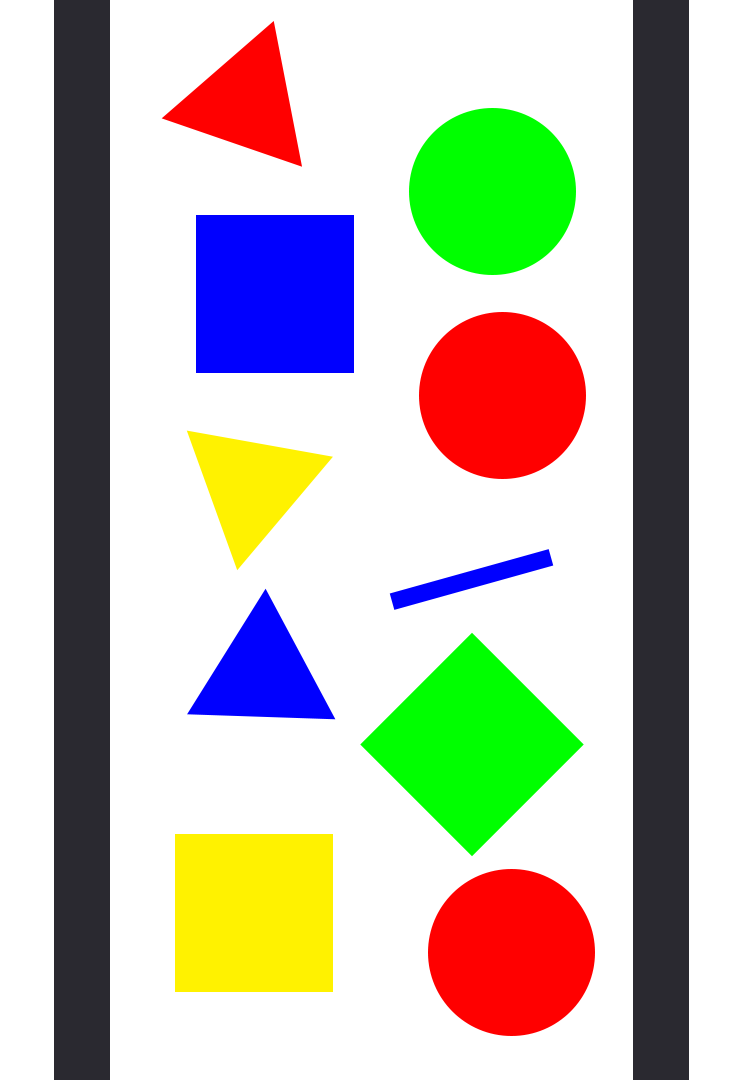
#> input picture task3/Task Pictures/test2.png, 750 x 1080 px, found by its file name
$ jupyter execute task2.ipynb
#> lines starting #> are read from the running program, lines starting #| are printed output that depends on the picture; after the words box and inside, x2 and y2 are one past the last pixel; in counts of white or black regions, pixels touching at a corner belong together
[cell 1]
# Importing libraries
import cv2
import numpy as np
import matplotlib.pyplot as plt

[cell 2]
# Reading image
img=cv2.imread('Task Pictures/test2.png')
#> img is the input picture: shape (1080, 750, 3); mean B, G, R 181.7, 194, 196.7
# Resizing the img
#img=cv2.resize(img,(0,0),fx=0.9,fy=0.9)

#Converting image into rgb image
rgb_img=cv2.cvtColor(img,cv2.COLOR_BGR2RGB)

# Converting image into grayscale
gray=cv2.cvtColor(img,cv2.COLOR_BGR2GRAY)

[cell 3]
# Detecting colors
# Detecting red, green, blue, yellow
lower=np.array([[50,0,0],                      #lower red
                   [0,50,0],                   #lower green
                   [0,0,50],                   #lower blue
                   [50,50,0],                  #lower yellow
                   [40,40,40]],dtype=np.uint8) #lower to detect lines
upper=np.array([[255,50,50],                      #upper red
                   [50,255,50],                   #upper green
                   [50,50,255],                   #upper blue
                   [255,255,50],                  #upper yellow
                   [50,50,50]],dtype=np.uint8)    #upper to detect lines
color=np.array(['Red','Green','Blue','Yellow'])   # array to write text with

[cell 4]
# Looping with number of detected colors, Lines color is not included
for i in range(4):
    # mask to get the each color of the chosen one
    mask=cv2.inRange(rgb_img,lower[i],upper[i])
    #findContours to get contour of each color
    conColors,_ = cv2.findContours(mask,
                              cv2.RETR_TREE,cv2.CHAIN_APPROX_SIMPLE)
    #Looping with number of contours neglecting errors
    #with limit less than 200 and more than 10000
    for col in (conColors):
        aree=cv2.contourArea(col)
        if (aree<200 or aree>100000):
            continue
        # finding center point of each shape
        M = cv2.moments(col)
        if M['m00'] != 0.0:
            x = int(M['m10']/M['m00'])
            y = int(M['m01']/M['m00'])
            if(i==0):
                y=y+15
        cv2.putText(rgb_img,color[i], (x, y),
                    cv2.FONT_HERSHEY_SIMPLEX, 0.8, (0,0,0), 2)
#> this loop made 4 passes
#> pass 1, `mask=cv2.inRange(rgb_img,lower[i],upper[i])`:
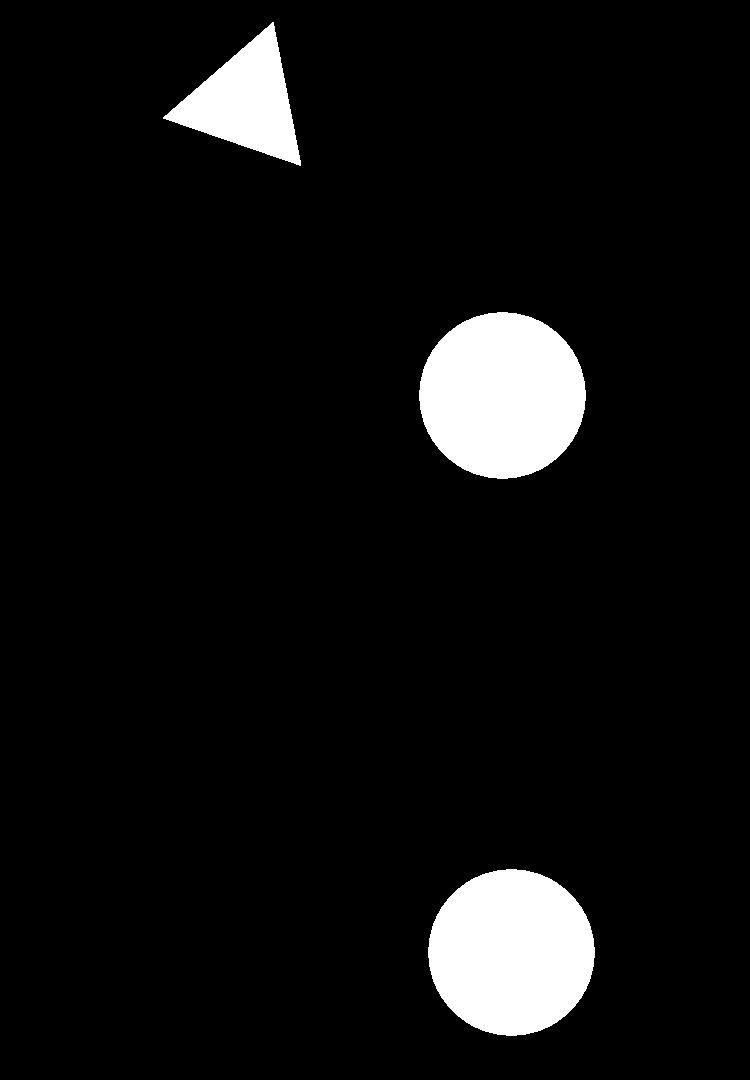
#> mask: shape (1080, 750); 6.5% white; 3 white regions, box (x1, y1, x2, y2) and area: (419, 312, 586, 479) 21761, (428, 869, 595, 1036) 21761, (163, 22, 301, 166) 9417

[cell 5]
# displaying the image after getting colors
plt.figure(figsize=(16,9))
plt.imshow(rgb_img);

[cell 6]
# Creating threshold of gray image
_, threshold= cv2.threshold(gray,240,255,cv2.THRESH_BINARY)
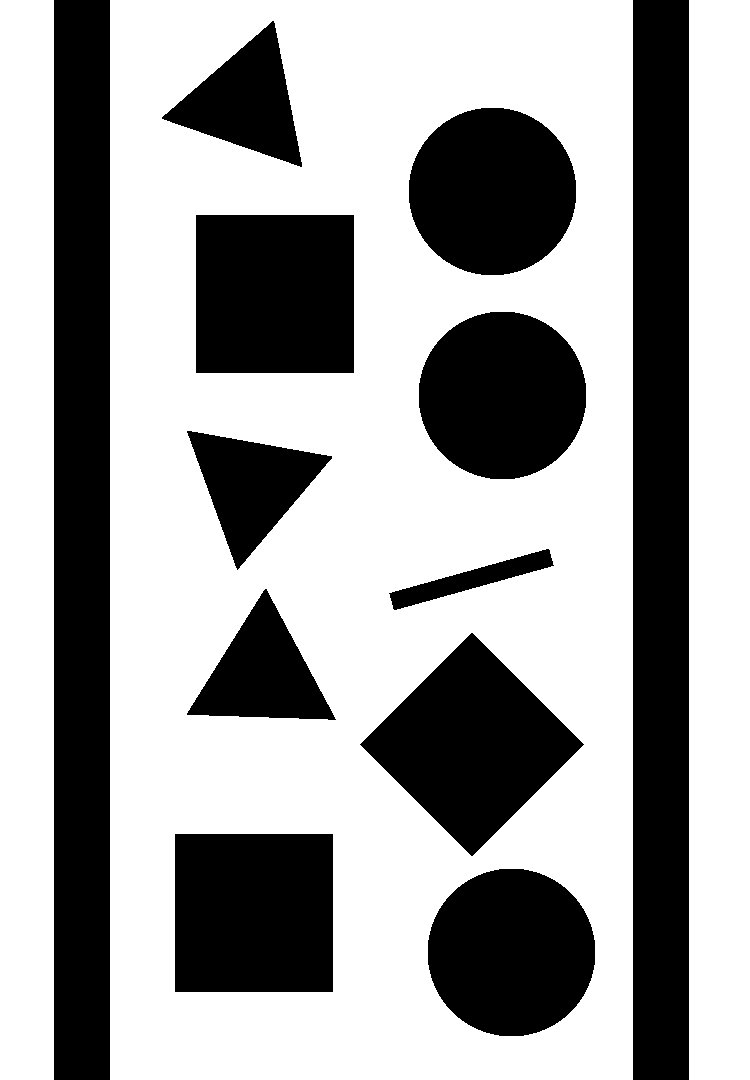
#> threshold: shape (1080, 750); 63.7% white; 12 black regions

[cell 7]
# Creating Contours for shapes
contours,_ = cv2.findContours(threshold,
                              cv2.RETR_TREE,cv2.CHAIN_APPROX_SIMPLE)
#> contours = 13 contours; largest, box (x1, y1, x2, y2) and area: (110, 0, 633, 1080) 563238, (689, 0, 750, 1080) 64740, (0, 0, 54, 1080) 57187, (359, 632, 585, 857) 25312, (174, 833, 334, 993) 25279

#Setting lower and upper values for detecting the lines
Lines=cv2.inRange(rgb_img,lower[4],upper[4])
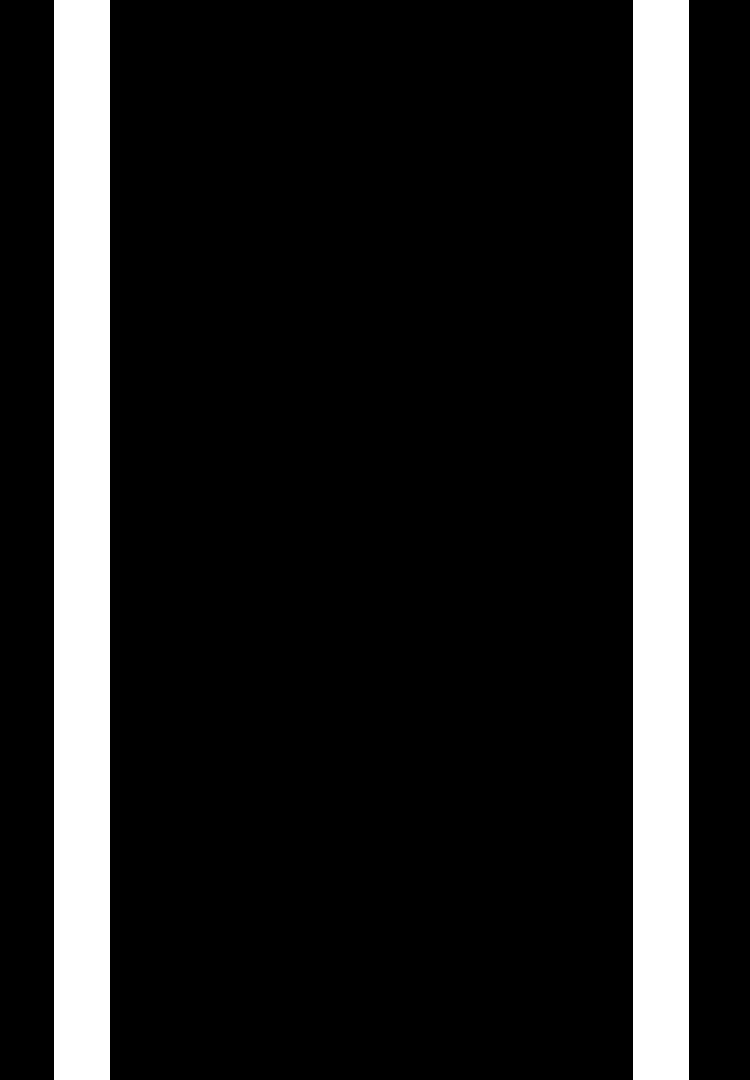
#> Lines: shape (1080, 750); 14.9% white; 2 white regions
# Creating Contours to detect the lines to know the directions
contL, _ = cv2.findContours(
    Lines, cv2.RETR_TREE, cv2.CHAIN_APPROX_SIMPLE)
#> contL = 2 contours; box (x1, y1, x2, y2) and area: (633, 0, 689, 1080) 59345, (54, 0, 110, 1080) 59345

[cell 8]
# Looping to get the shapes and naming them

for c in contours:
    # Getting area of contours to neglect the contour of the whole image
    # and the two lines and if there is any errors in readings
    cArea=cv2.contourArea(c)
    if (cArea<200 or cArea>50000):
        continue
    # Aprroximating the shape
    app=cv2.approxPolyDP(c,0.01 * cv2.arcLength(c,True),True)
    # Getting the boundingRect to type shape name
    (x,y,w,h)=cv2.boundingRect(app)
    # Putting shape name at the top of it
    if (len(app)== 3):
        # Changing y to edit the text on traingle
        y=y+10;
        cv2.putText(rgb_img,'Triangle',(x,y),
                    cv2.FONT_HERSHEY_SIMPLEX,0.8,(0,0,0),2)
    elif (len(app)== 4):

        if((float(w)/h==1)):
            cv2.putText(rgb_img,'Square',(x,y),
                    cv2.FONT_HERSHEY_SIMPLEX,0.8,(0,0,0),2)
        else:
            x=x-20
            cv2.putText(rgb_img,'Rectangular',(x,y),
                    cv2.FONT_HERSHEY_SIMPLEX,0.8,(0,0,0),2)
    else :
        # Changing x to edit text on circle
        x=x+60
        cv2.putText(rgb_img,'circle',(x,y),
                    cv2.FONT_HERSHEY_SIMPLEX,0.8,(0,0,0),2)
#> this loop made 13 passes
#> (cArea, app, x, y, w, h) on passes 4 to 8: (25279, [[174, 834], [332, 833], [333, 991], [175, 992]], 174, 833, 160, 160), (25312, [[471, 632], [584, 744], [472, 856], [359, 744]], 339, 632, 226, 225), (9909, [[265, 588], [335, 720], [186, 714]], 186, 598, 150, 133), (3138, [[550, 550], [553, 566], [392, 608], [389, 592]], 369, 550, 165, 59), (9781.5, [[186, 431], [332, 458], [237, 570]], 186, 441, 147, 140)
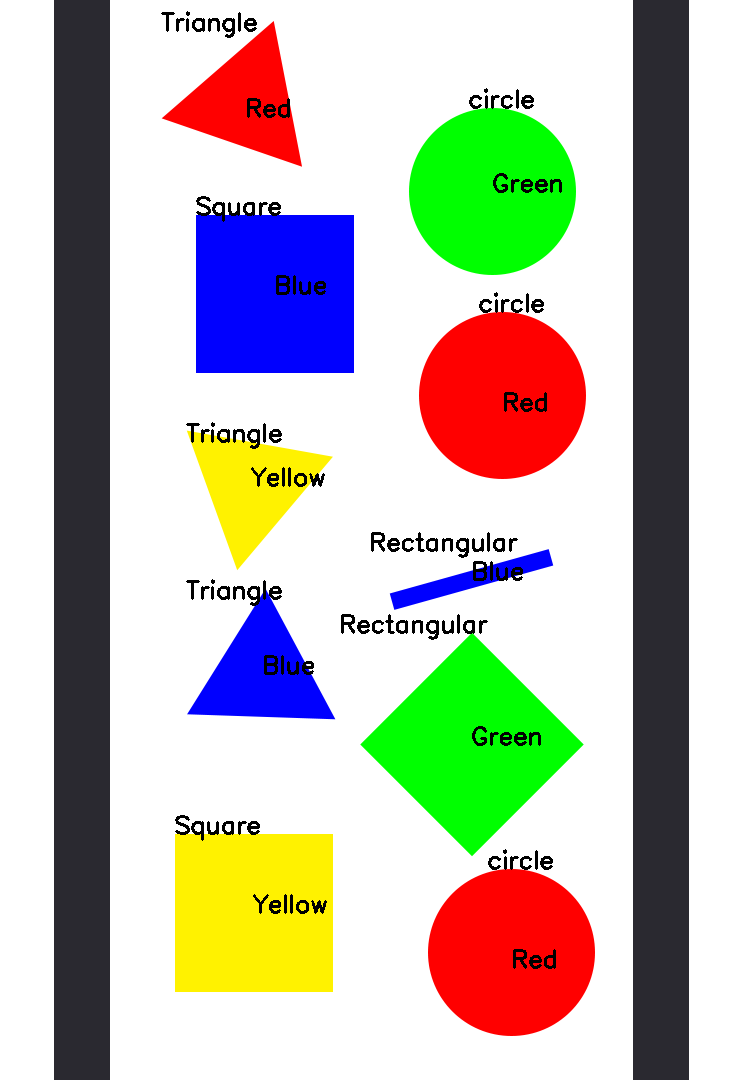
#> rgb_img: shape (1080, 750, 3); mean R, G, B 193.8, 191.1, 179.1

[cell 9]
# displaying the image after getting colors and shapes
plt.figure(figsize=(16,9))
plt.imshow(rgb_img);

[cell 10]
# Getting x,y,w,h of the two lines
(xi,yi,wi,hi)=cv2.boundingRect(contL[0])
#> xi = 633; yi = 0; wi = 56; hi = 1080
(xv,yv,wv,hv)=cv2.boundingRect(contL[1])
#> xv = 54; yv = 0; wv = 56; hv = 1080
# Checking if the line with the bigger x is bigger at width
#then its right direction
if(xi>xv and wi>wv):
    xi=xi+250
    yi=yi+250
    cv2.putText(rgb_img, 'Right', (600,65 ),
                cv2.FONT_HERSHEY_SIMPLEX, 2.5, (100, 60,0), 6)
# IF the line with the small x is higher at width then its left direction
elif(xi<xv and wi>wv):
    xi=xi+250
    yi=yi+250
    cv2.putText(rgb_img, 'Left', (500, 80),
            cv2.FONT_HERSHEY_SIMPLEX, 2.5, (100, 130,120), 6)
#neither that nor that or ig both have the same width then its straight
else:
    cv2.putText(rgb_img, 'Straight', (310, 65),
                    cv2.FONT_HERSHEY_SIMPLEX, 2.5, (40, 40,100), 6)
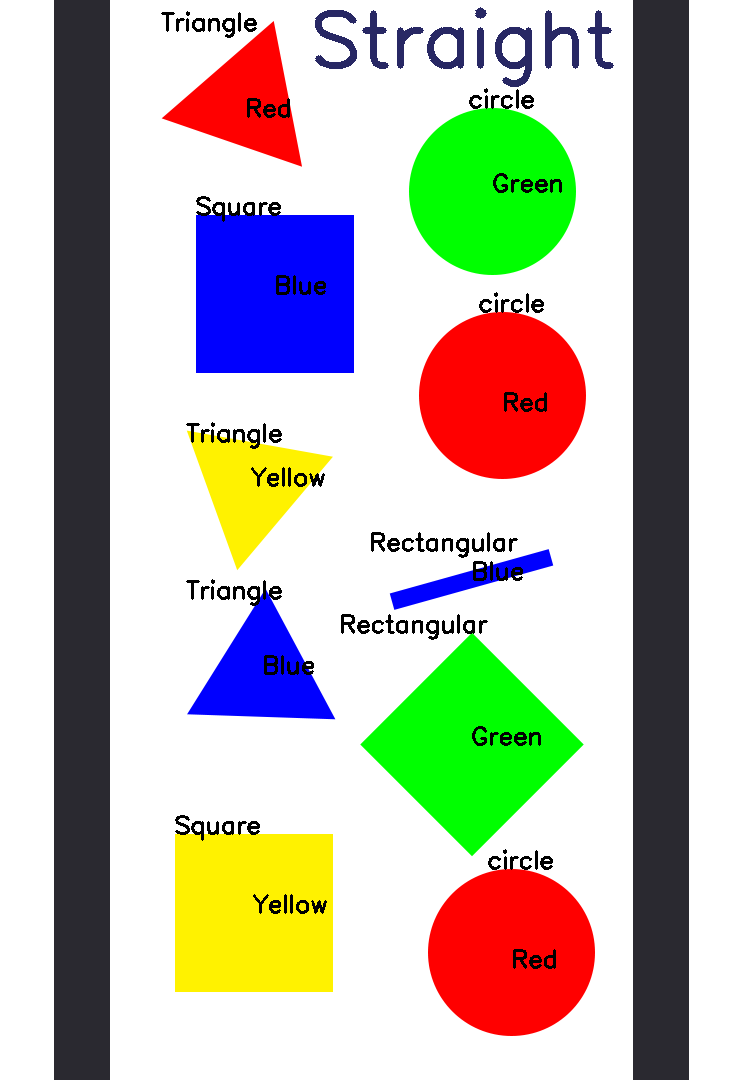
#> rgb_img: shape (1080, 750, 3); 0.69% of pixels changed, all inside (x1, y1, x2, y2) = (315, 7, 614, 87)

$ run again, with task3/Task Pictures/test1.png copied over task3/Task Pictures/test2.png
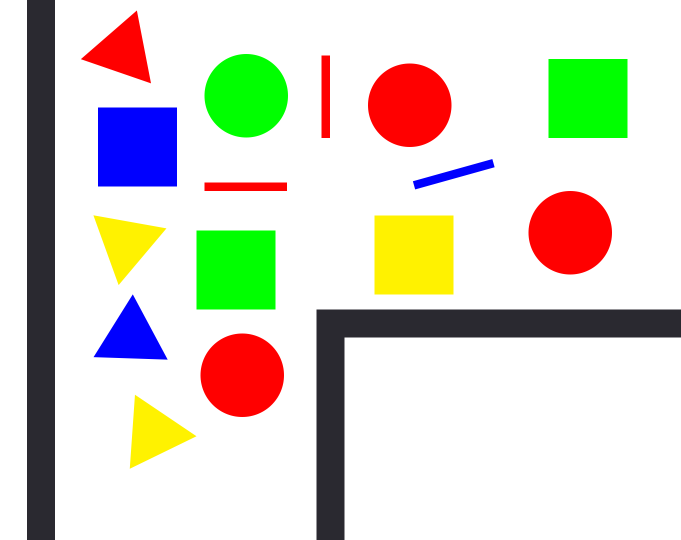
#> input picture task3/Task Pictures/test1.png, 1362 x 1080 px, found by its file name (shown at 1/2 size)
#> img is the input picture: shape (1080, 1362, 3); mean B, G, R 203.4, 216.1, 218.1
#> the loop `for i in range(4):` made 4 passes
#> pass 1, `mask=cv2.inRange(rgb_img,lower[i],upper[i])`:
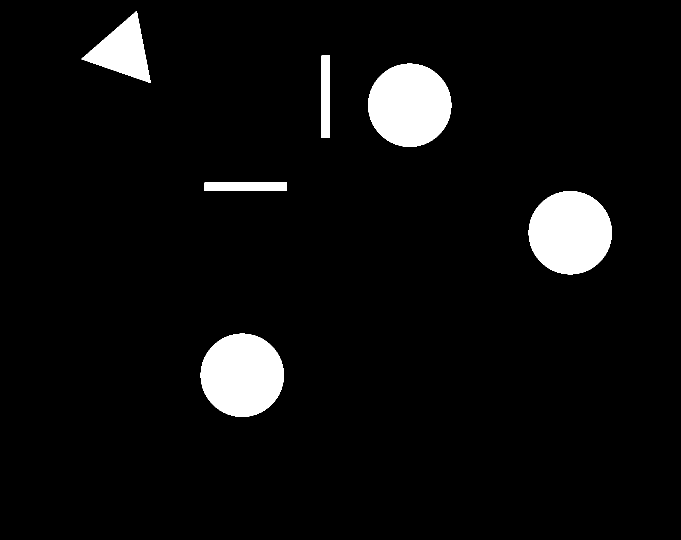
#> mask: shape (1080, 1362) (shown at 1/2 size); 5.5% white; 6 white regions, box (x1, y1, x2, y2) and area: (736, 127, 903, 294) 21761, (1057, 382, 1224, 549) 21761, (401, 667, 568, 834) 21761, (163, 22, 301, 166) 9417, (643, 111, 660, 276) 2805, (409, 365, 574, 382) 2805
#> threshold: shape (1080, 1362); 75.6% white; 17 black regions
#> contours = 18 contours; largest, box (x1, y1, x2, y2) and area: (110, 0, 1362, 1080) 1013760, (689, 675, 1362, 1080) 271488, (0, 0, 54, 1080) 57187, (392, 460, 552, 620) 25279, (748, 430, 908, 590) 25279
#> Lines: shape (1080, 1362); 8.4% white; 2 white regions
#> contL = 2 contours; box (x1, y1, x2, y2) and area: (633, 619, 1362, 1080) 62316, (54, 0, 110, 1080) 59345
#> the loop `for c in contours:` made 18 passes
#> (cArea, app, x, y, w, h) on passes 3, 5, 6, 7, 8: (9784, [[269, 790], [393, 872], [260, 937]], 260, 800, 134, 148), (9909, [[265, 588], [335, 720], [186, 714]], 186, 598, 150, 133), (25279, [[392, 461], [550, 460], [551, 618], [393, 619]], 392, 460, 160, 160), (25279, [[748, 431], [906, 430], [907, 588], [749, 589]], 748, 430, 160, 160), (9781.5, [[186, 431], [332, 458], [237, 570]], 186, 441, 147, 140)
#> `(xi,yi,wi,hi)=cv2.boundingRect(contL[0])`: xi = 633; yi = 619; wi = 729; hi = 461
#> xv = 54; yv = 0; wv = 56; hv = 1080
#> `xi=xi+250`: xi = 883
#> `yi=yi+250`: yi = 869
#> `cv2.putText(rgb_img, 'Right', (600,65 ), cv2.FONT_HERSHEY_SIMPLEX, 2.5..`:
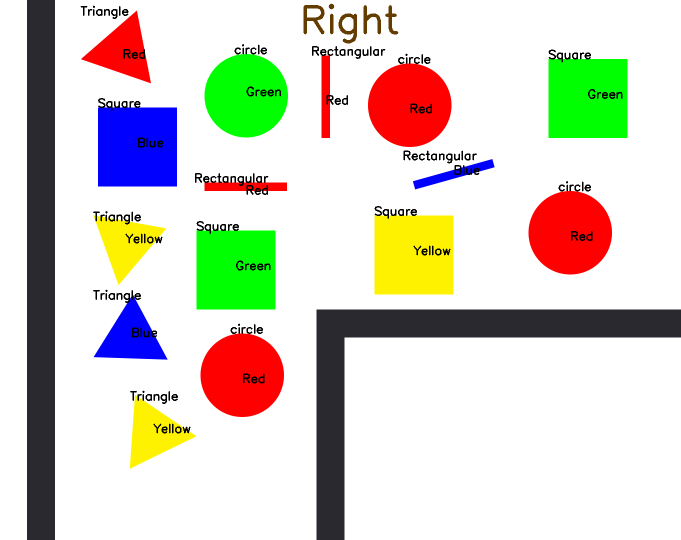
#> rgb_img: shape (1080, 1362, 3) (shown at 1/2 size); mean R, G, B 215.2, 213.1, 200.7

$ run again, with task3/Task Pictures/test3.png copied over task3/Task Pictures/test2.png
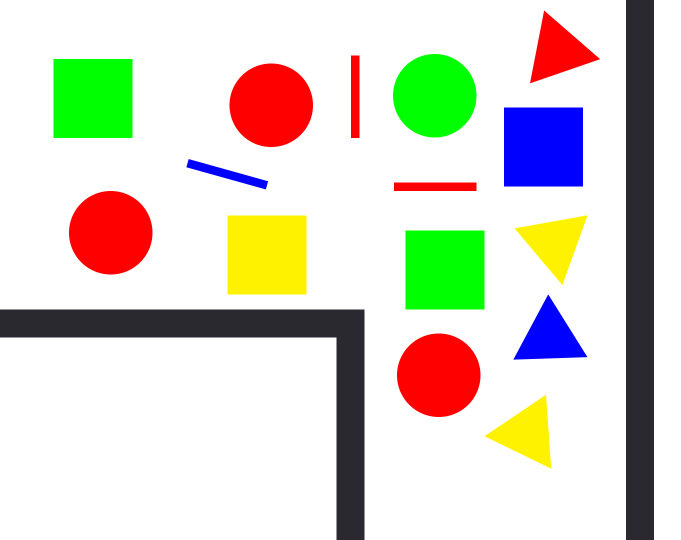
#> input picture task3/Task Pictures/test3.png, 1362 x 1080 px, found by its file name (shown at 1/2 size)
#> img is the input picture: shape (1080, 1362, 3); mean B, G, R 203.4, 216.1, 218.1
#> the loop `for i in range(4):` made 4 passes
#> pass 1, `mask=cv2.inRange(rgb_img,lower[i],upper[i])`:
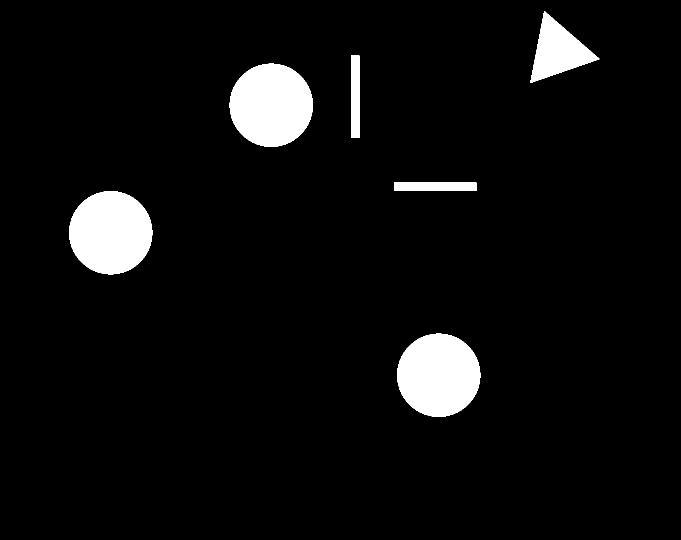
#> mask: shape (1080, 1362) (shown at 1/2 size); 5.5% white; 6 white regions, box (x1, y1, x2, y2) and area: (459, 127, 626, 294) 21761, (138, 382, 305, 549) 21761, (794, 667, 961, 834) 21761, (1061, 22, 1199, 166) 9417, (702, 111, 719, 276) 2805, (788, 365, 953, 382) 2805
#> threshold: shape (1080, 1362); 75.6% white; 17 black regions
#> contours = 18 contours; largest, box (x1, y1, x2, y2) and area: (0, 0, 1252, 1080) 1013760, (0, 675, 673, 1080) 271488, (1308, 0, 1362, 1080) 57187, (810, 460, 970, 620) 25279, (454, 430, 614, 590) 25279
#> Lines: shape (1080, 1362); 8.4% white; 2 white regions
#> contL = 2 contours; box (x1, y1, x2, y2) and area: (0, 619, 729, 1080) 62316, (1252, 0, 1308, 1080) 59345
#> the loop `for c in contours:` made 18 passes
#> (cArea, app, x, y, w, h) on passes 4, 6, 7, 8, 9: (9784, [[1090, 789], [1101, 937], [968, 872]], 968, 799, 134, 149), (9909, [[1095, 588], [1174, 715], [1025, 719]], 1025, 598, 150, 132), (25279, [[810, 461], [968, 460], [969, 618], [811, 619]], 810, 460, 160, 160), (9781.5, [[1174, 430], [1124, 570], [1029, 456]], 1029, 440, 146, 141), (25279, [[454, 431], [612, 430], [613, 588], [455, 589]], 454, 430, 160, 160)
#> `(xi,yi,wi,hi)=cv2.boundingRect(contL[0])`: xi = 0; yi = 619; wi = 729; hi = 461
#> xv = 1252; yv = 0; wv = 56; hv = 1080
#> `xi=xi+250`: xi = 250
#> `yi=yi+250`: yi = 869
#> `cv2.putText(rgb_img, 'Left', (500, 80), cv2.FONT_HERSHEY_SIMPLEX, 2.5,..`:
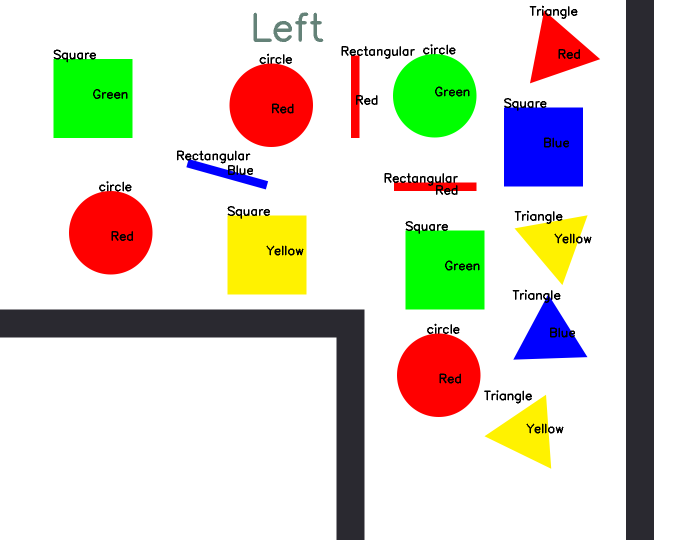
#> rgb_img: shape (1080, 1362, 3) (shown at 1/2 size); mean R, G, B 215.3, 213.4, 201
